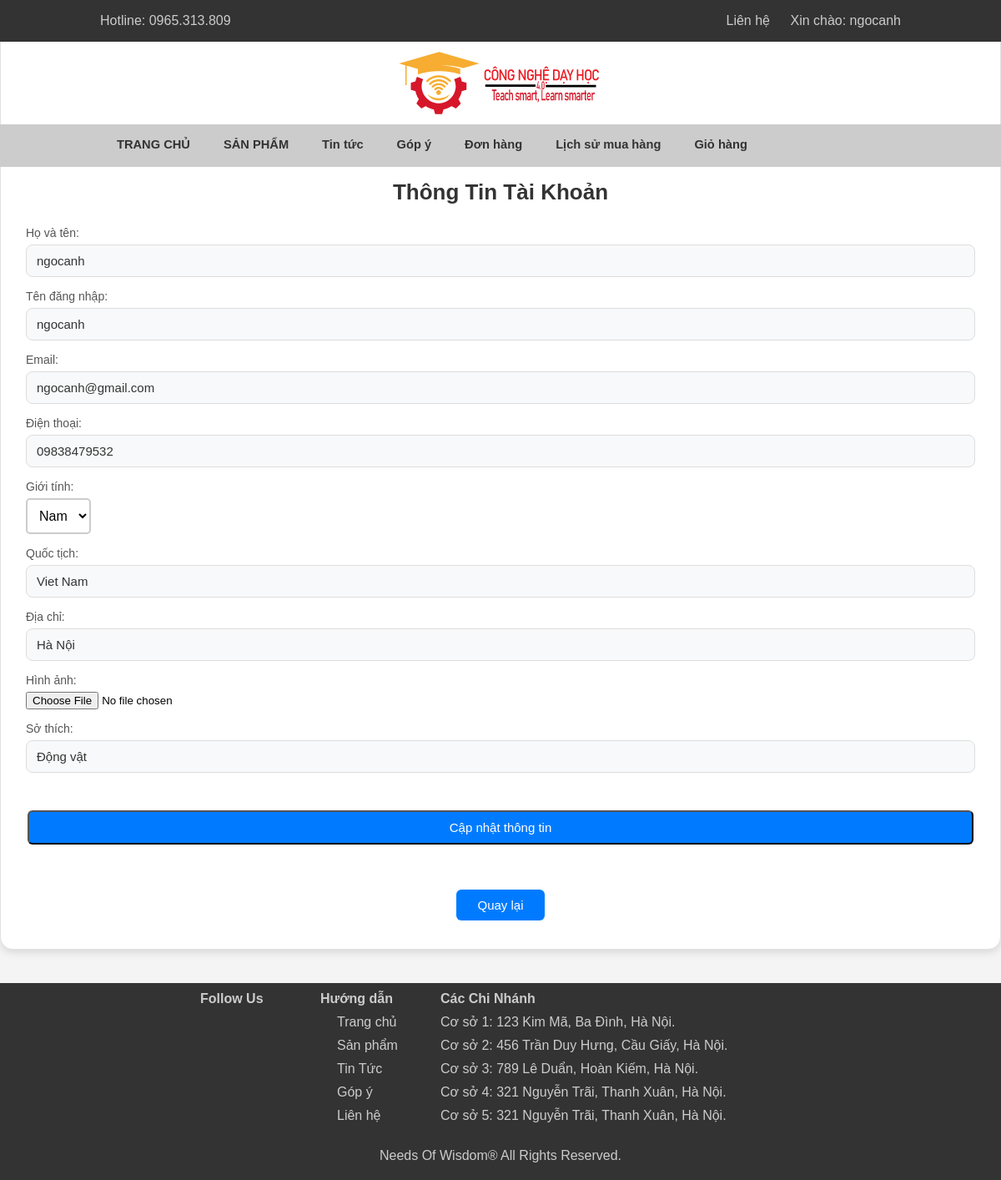
Screenshot of /Login/ThongTinTaiKhoan/ngocanh (signed in) with the database file from the repository.
### tables this page shows
CREATE TABLE `danhkithanhvien` (
  `FullName` varchar(50) NOT NULL,
  `UserName` varchar(50) NOT NULL,
  `PassWord` varchar(50) NOT NULL,
  `Email` varchar(50) NOT NULL,
  `DienThoai` varchar(11) NOT NULL,
  `GioiTinh` varchar(10) NOT NULL,
  `QuocTich` varchar(20) NOT NULL,
  `DiaChi` varchar(50) NOT NULL,
  `HinhAnh` varchar(100) NOT NULL,
  `SoThich` varchar(200) NOT NULL,
  `Level` varchar(50) NOT NULL
);

### mvc/core/Controller.php (called while the page is built, shortened)
<?php
class Controller{
    public function model($model){
        return new $model;
    }
    public function view($view, $data=[]){
        require_once "./mvc/views/".$view.".php";
    }
}
?>

### mvc/core/App.php (called while the page is built, shortened)
<?php
class App{
    protected $action="getShow";
    function __construct(){
        $arr = $this->UrlProcess();
        if( file_exists("./mvc/controllers/".$arr[0].".php") ){
            unset($arr[0]);
        }
        $this->controller = new $this->controller;
        if(isset($arr[1])){
            if( method_exists( $this->controller , $arr[1]) ){
                $this->action = $arr[1];
            }
            unset($arr[1]);
        }
        $this->params = $arr?array_values($arr):[];
        call_user_func_array([$this->controller, $this->action], $this->params );
    }
    function UrlProcess(){
        if( isset($_GET["url"]) ){
            return explode("/", filter_var(trim($_GET["url"], "/")));
        }
    }
}
?>

### index.php (called while the page is built, shortened)
<?php
$myApp = new App();
?>

### mvc/core/DB.php (called while the page is built, shortened)
<?php
class DB {
    public function __construct(){
        $host = "localhost";
        $dbname = "phukiengiangday";
        $username = "root";
        $password = "";
        try {
            $dsn = "mysql:host=$host;dbname=$dbname;charset=utf8mb4";
            $this->con = new PDO($dsn, $username, $password);
        } catch (PDOException $e) {
            echo "Connection failed: " . $e->getMessage();
        }
    }
}

### mvc/models/LoginModel.php (called while the page is built, shortened)
<?php
class LoginModel extends DB {
    public function getUser($user) {
        $sql = "SELECT * FROM danhkithanhvien WHERE UserName = :user";
        $stmt = $this->con->prepare($sql);
        $stmt->bindParam(':user', $user);
        $stmt->execute();
        return $stmt->fetch(PDO::FETCH_ASSOC);
    }
}
?>

### mvc/views/home/ThongTinTaiKhoan.php (the view, shortened to what this page needs)
<body>
    <div class="container">
        <h2>Thông Tin Tài Khoản</h2>
        <form action="<?php echo BASE_URL . 'Login/update'; ?>" method="POST" enctype="multipart/form-data">
        <div class="account-info">
                <div class="form-group">
                    <label>Họ và tên:</label>
                    <input type="text" name="FullName" value="<?php echo htmlspecialchars($data['FullName']); ?>" required>
                </div>
                <div class="form-group">
                    <label>Tên đăng nhập:</label>
                    <input type="text" name="UserName" value="<?php echo htmlspecialchars($data['UserName']); ?>" readonly disabled>
                </div>
                <div class="form-group">
                    <label>Email:</label>
                    <input type="email" name="Email" value="<?php echo htmlspecialchars($data['Email']); ?>" required>
                </div>
                <div class="form-group">
                    <label>Điện thoại:</label>
                    <input type="text" name="DienThoai" value="<?php echo htmlspecialchars($data['DienThoai']); ?>" required>
                </div>
                <div class="form-group">
                    <label>Giới tính:</label>
                    <select name="GioiTinh" required>
                        <option value="Nam" <?php echo ($data['GioiTinh'] == 'Nam') ? 'selected' : ''; ?>>Nam</option>
                    </select>
                </div>
                <div class="form-group">
                    <label>Quốc tịch:</label>
                    <input type="text" name="QuocTich" value="<?php echo htmlspecialchars($data['QuocTich']); ?>" required>
                </div>
                <div class="form-group">
                    <label>Địa chỉ:</label>
                    <input type="text" name="DiaChi" value="<?php echo htmlspecialchars($data['DiaChi']); ?>" required>
                </div>
                <div class="form-group">
                    <label>Hình ảnh:</label>
                    <?php if (!empty($data['HinhAnh'])): ?>
                        <img src="<?php echo BASE_URL . 'public/images/' . htmlspecialchars($data['HinhAnh']); ?>" alt="Hình ảnh khách hàng" class="account-image">
                        <input type="file" name="HinhAnh" accept="image/*">
                    <?php else: ?>
                        <input type="file" name="HinhAnh" accept="image/*">
                    <?php endif; ?>
                </div>
                <div class="form-group">
                    <label>Sở thích:</label>
                    <input type="text" name="SoThich" value="<?php echo htmlspecialchars($data['SoThich']); ?>" required>
                </div>
                <button type="submit" class="details-button">Cập nhật thông tin</button>
            </div>
        </form>
        <a href="<?php echo BASE_URL . 'Home'; ?>" class="details-button">Quay lại</a>
        </div>
</body>

### public/styles/styleHome.css (style rules this page uses)
* { margin: 0; padding: 0; box-sizing: border-box; }
form { text-align: center; margin-bottom: 20px; }
input[type="text"] { padding: 10px; font-size: 16px; width: 70%; border: 1px solid #ccc; border-radius: 5px; background-color: #fff; color: #000; margin-right: 10px; }
.details-button { display: inline-block; padding: 8px 16px; background-color: #ccc; color: black; text-align: center; text-decoration: none; font-size: 16px; margin: 4px 2px; transition-duration: 0.4s; cursor: pointer; border-radius: 8px; }
h2 { font-size: 18px; color: #333; margin-bottom: 10px; }
body { font-family: Arial, sans-serif; background-color: #f4f4f4; margin: 0; padding: 0; transition: transform 0.3s; }
h2 { font-size: 16px; margin-bottom: 10px; }
form { text-align: center; margin-top: 20px; }
select { padding: 10px; font-size: 16px; border: 2px solid #ccc; border-radius: 5px; background-color: #fff; color: #000; }

### mvc/views/home/ThongTinTaiKhoan.php (style rules this page uses)
.container { width: 100%; max-width: 100%; padding: 30px; background-color: #ffffff; border-radius: 15px; box-shadow: 0 4px 8px rgba(0, 0, 0, 0.1); text-align: center; border: 1px solid #e1e1e1; }
h2 { margin-top: 50px; font-size: 26px; color: #333; margin-bottom: 25px; font-weight: 600; }
.account-info { display: flex; flex-direction: column; gap: 15px; }
.form-group { display: flex; flex-direction: column; align-items: flex-start; }
.form-group label { font-weight: 500; font-size: 14px; margin-bottom: 6px; color: #555; }
.form-group input[type="text"], .form-group input[type="email"] { padding: 10px 12px; border: 1px solid #ddd; border-radius: 8px; background-color: #f8f9fa; color: #333; font-size: 15px; width: 100%; }
.details-button { display: inline-block; margin-top: 30px; padding: 10px 25px; color: #fff; background-color: #007bff; border-radius: 6px; text-decoration: none; font-size: 15px; transition: all 0.3s ease; }

### rows the page displays
danhkithanhvien: FullName "ngocanh", UserName "ngocanh", Email "ngocanh@gmail.com", DienThoai "09838479532", GioiTinh "Nam", QuocTich "Viet Nam", DiaChi "Hà Nội", SoThich "Động vật"

### other values shown
$_SESSION['user'] "ngocanh"
